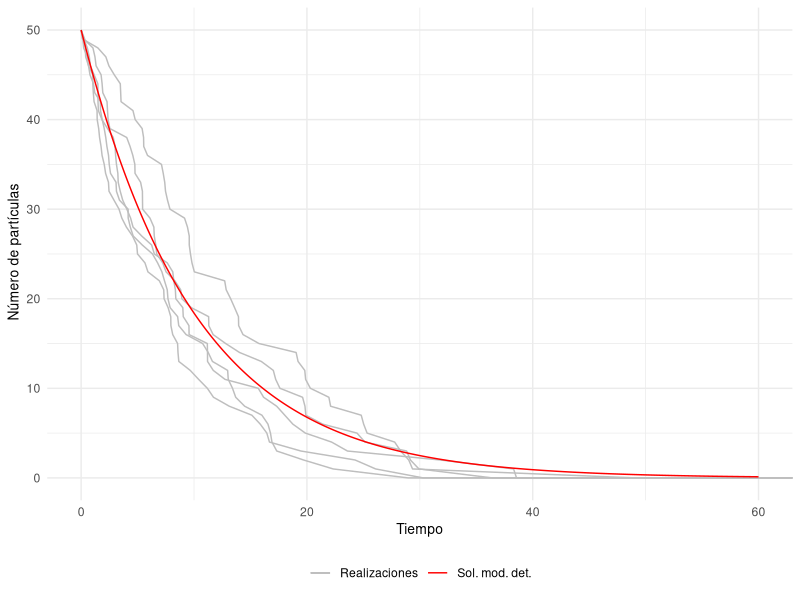

This chart was generated by the following R code:
## ---- chunk 1
library("deSolve")
library("ggplot2")
## ---- chunk 2
tiempo_exponencial <- function(a0){
  r1 <- runif(n=1,min=0,max=1)
  return((1/a0)*log(1/r1))
}
## ---- chunk 3
Malthus_EDO <- function(t,state,parameters){
  with(as.list(c(state, parameters)), { 
    dX <- r * X 
    list(dX)
  })
}
## ---- chunk 4
Malthus_Gillespie<-function(r,x0,t0,tf){
  # Variable espacial que almacena el estado del sistema tras cada reacción
  x <- x0
  # Variable espacial
  x_actual <- x0
  
  # Cálculo de la propensidad
  a <- abs(r)*x_actual
  
  # Controlamos la extinción mediante una variable lógica
  extincion <- FALSE
  
  # Variable temporal
  t <- t0
  # Variable que almacena todos los tiempos de reacción
  t_imprimir <- t0
  
  while(t<tf){
    
    # Avanzamos la variable temporal
    t <- t + tiempo_exponencial(a)
    # Almacenamos el tiempo de reacción
    t_imprimir <- c(t_imprimir,t)
    
    if( t==Inf ){
      x_actual <- 0
    }else{
      r2 <- runif(n=1, min=0, max=1)
      if(r>0)
        x_actual <- x_actual + 1
      else
        x_actual <- x_actual-1
    }
    
    # Almacenamos el estado del sistema
    x <- c(x,x_actual)

    a <- abs(r)*x_actual
    
  }
  
  # Si se extingue la población cambiamos el valor de extincion a TRUE
  if( x_actual == 0 )
    extincion <- TRUE
  
  datos <- data.frame(t_imprimir=t_imprimir,x_imprimir=x,row.names = NULL)
  
  # Devolvemos una lista que nos indica si se ha extinguido la población 
  # y una base de datos con la evolución temporal del sistema
  return(list(extincion = extincion, datos = datos))
}
## ---- chunk 5
# Definimos unos parámetros adecuados
r <- (-0.1)
x0 <- 50
t0 <- 0
tf <- 60

# Consideramos 5 realizaciones
n_realizaciones <- 5

# Inicializamos el gráfico en el que incluimos la realización
grafico <- ggplot()

for (i in 1:n_realizaciones) {
  realizacion <- Malthus_Gillespie(r,x0,t0,tf)
  imprimir <- realizacion$datos
  # Añadimos cada realización al gráfico 
  grafico <- grafico + 
    geom_line(data = imprimir, aes(x = t_imprimir, y = x_imprimir, color= "Realizaciones"))
}

## ---- chunk 6
int <- 0.05
parameter <- c(r)
state <- c(X=x0)
times <- seq(t0,tf,by=int)

# Resolvemos la EDO usando la función ode() de la librería "deSolve"
out <- ode(y=state, times = times, func = Malthus_EDO, parms = parameter)
# Convertimos el resultado de la función a una base de datos para poder representarlo gráficamente
out <- data.frame(out)
# Añadimos al gráfico la solución de la EDO del modelo
grafico <- grafico + geom_line(lwd=0.5,data=out,aes(x = time, y = X, color= "Sol. mod. det."))

## ---- chunk 7
grafico <- grafico +
   labs(x = "Tiempo", y = " Número de partículas") + coord_cartesian(xlim = c(0, tf)) +
   theme_minimal() +
   theme(legend.title=element_blank(),legend.position = "bottom",
        axis.title.x = element_text(size = 10),  
        axis.title.y = element_text(size = 10)) +
   scale_color_manual(values = c("Realizaciones"="gray","Sol. mod. det." = "red"),
                      breaks = c("Realizaciones", "Sol. mod. det."))


print(grafico)
